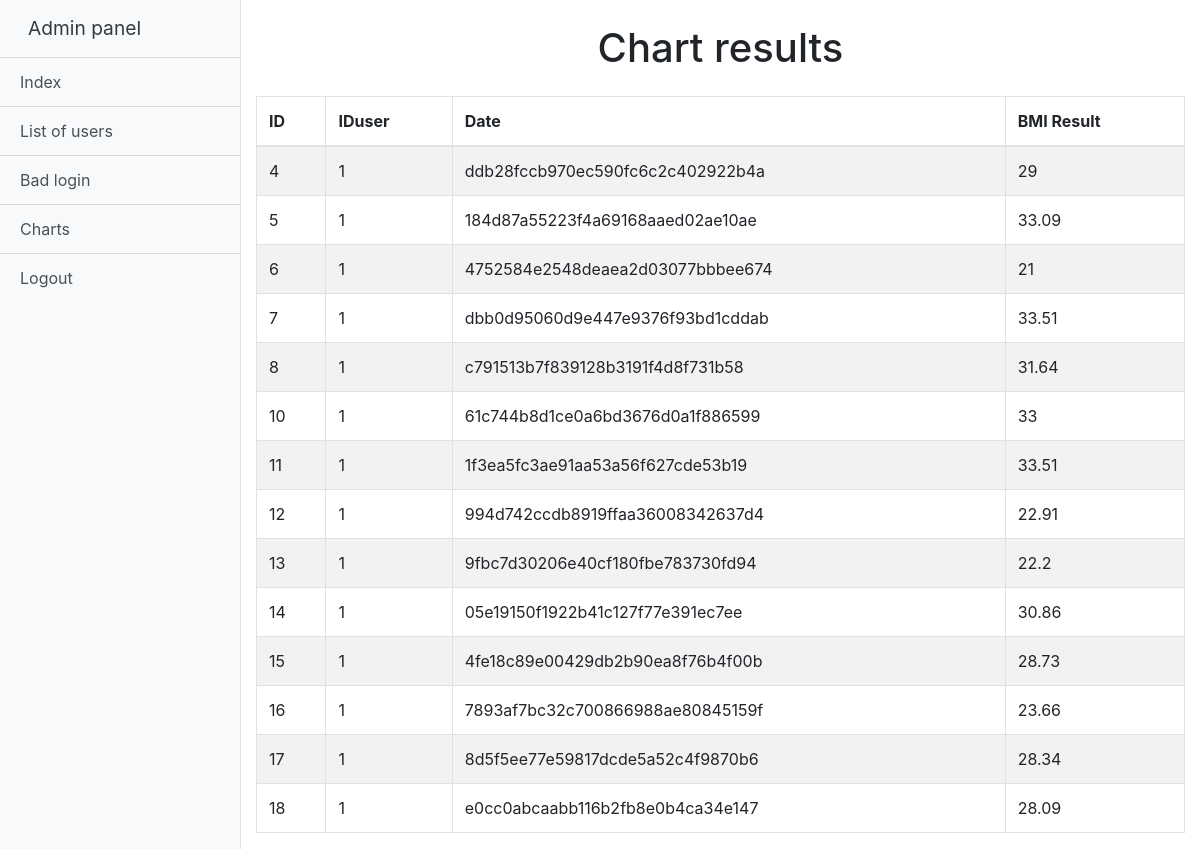
The app's page /adminPanel.php?action=charts (signed in), older data.
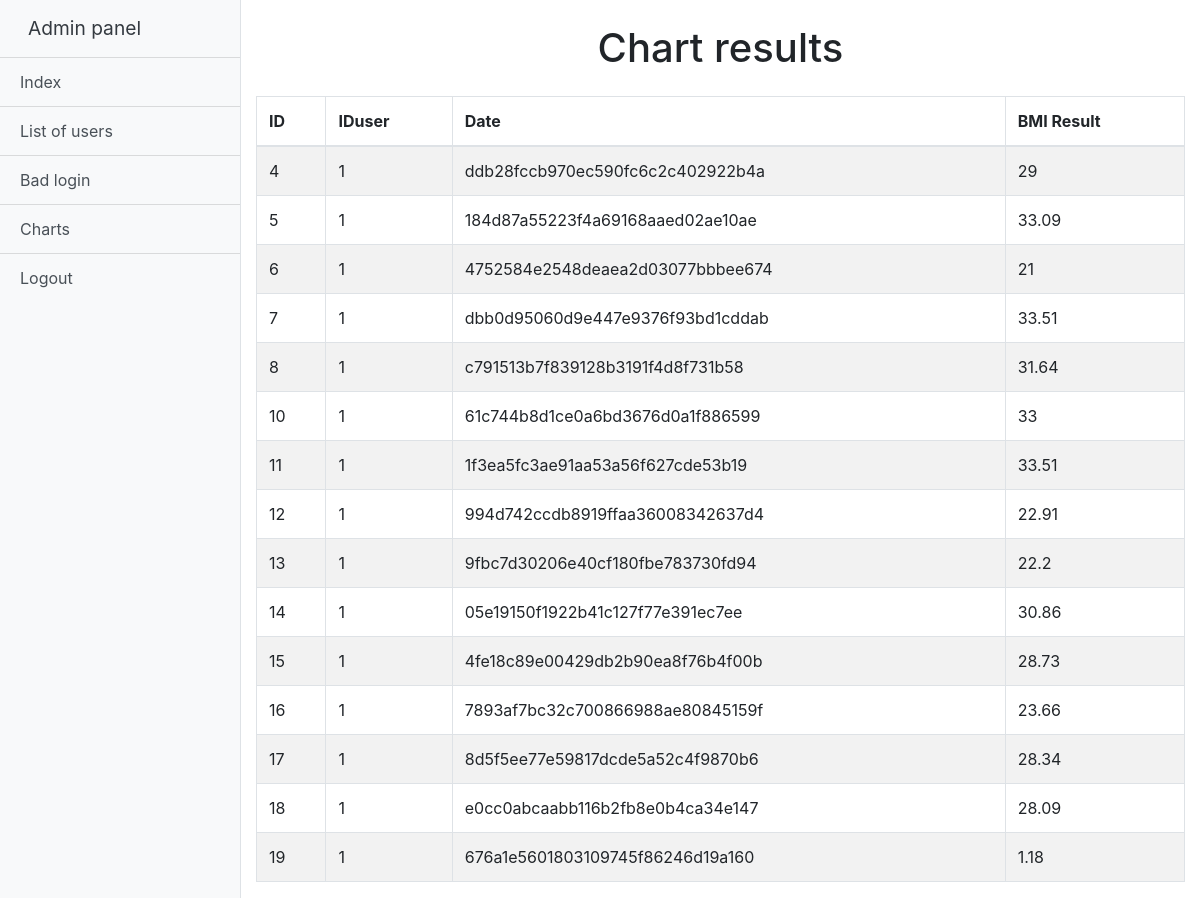
The same page, newer data.
### tables this page shows
CREATE TABLE "chart" (
	`ID`	INTEGER NOT NULL PRIMARY KEY AUTOINCREMENT,
	`IDUser`	INTEGER,
	`date`	TEXT,
	`bmiResult`	REAL,
	FOREIGN KEY(`IDUser`) REFERENCES `users`(`ID`)
);

### charts.php (the view, shortened to what this page needs)
<?php
  if (isset($_SESSION["id"])) {
    $id = $_SESSION["id"];
    try {
      $db = new PDO("sqlite:database.sqlite");
    } catch (PDOException $e) {
      echo "Error!".$e->getMessage();
    }
      $query = "SELECT * FROM users WHERE ID = $id AND perm = 'admin'";
      $result = $db->query($query);
      if (!$result) {
        header("Location: index.php");
      } else {
        $rows = $result->fetch();
        if ($rows) {
?>
<div class="container-fluid mt-4">
  <h1 class="text-center">Chart results</h1>
  <table class="table-striped table table-bordered mt-4">
    <thead>
      <tr>
        <th>ID</th>
        <th>IDuser</th>
        <th>Date</th>
        <th>BMI Result</th>
      </tr>
    </thead>
    <tbody>
      <?php
        try {
          $conn = new PDO("sqlite:database.sqlite");
          $sql = "SELECT * FROM chart";
          $result = $conn->query($sql);
          if (!$result) {
            echo "<SCRIPT type='text/javascript'>
            alert('Error!!!');
              window.location.replace(\"adminPanel.php\");
            </SCRIPT>";
          } else {
            foreach ($result as $value) {
              echo "<tr>";
              echo "<td>".$value["ID"]."</td>";
              echo "<td>".$value["IDUser"]."</td>";
              echo "<td>".md5($value["date"])."</td>";
              echo "<td>".$value["bmiResult"]."</td>";
              echo "</tr>";
            }
          }
        } catch (PDOException $e) {
          echo "Error!".$e->getMessage();
        }
      ?>
    </tbody>
  </table>
</div>
<?php
} else {
  header("Location: index.php");
}
  }
} else {
  header("Location: index.php");
}
?>

Row changes from the older to the newer data that the page shows:
added chart: ID "19", IDUser "1", date "676a1e5601803109745f86246d19a160", bmiResult "1.18"
